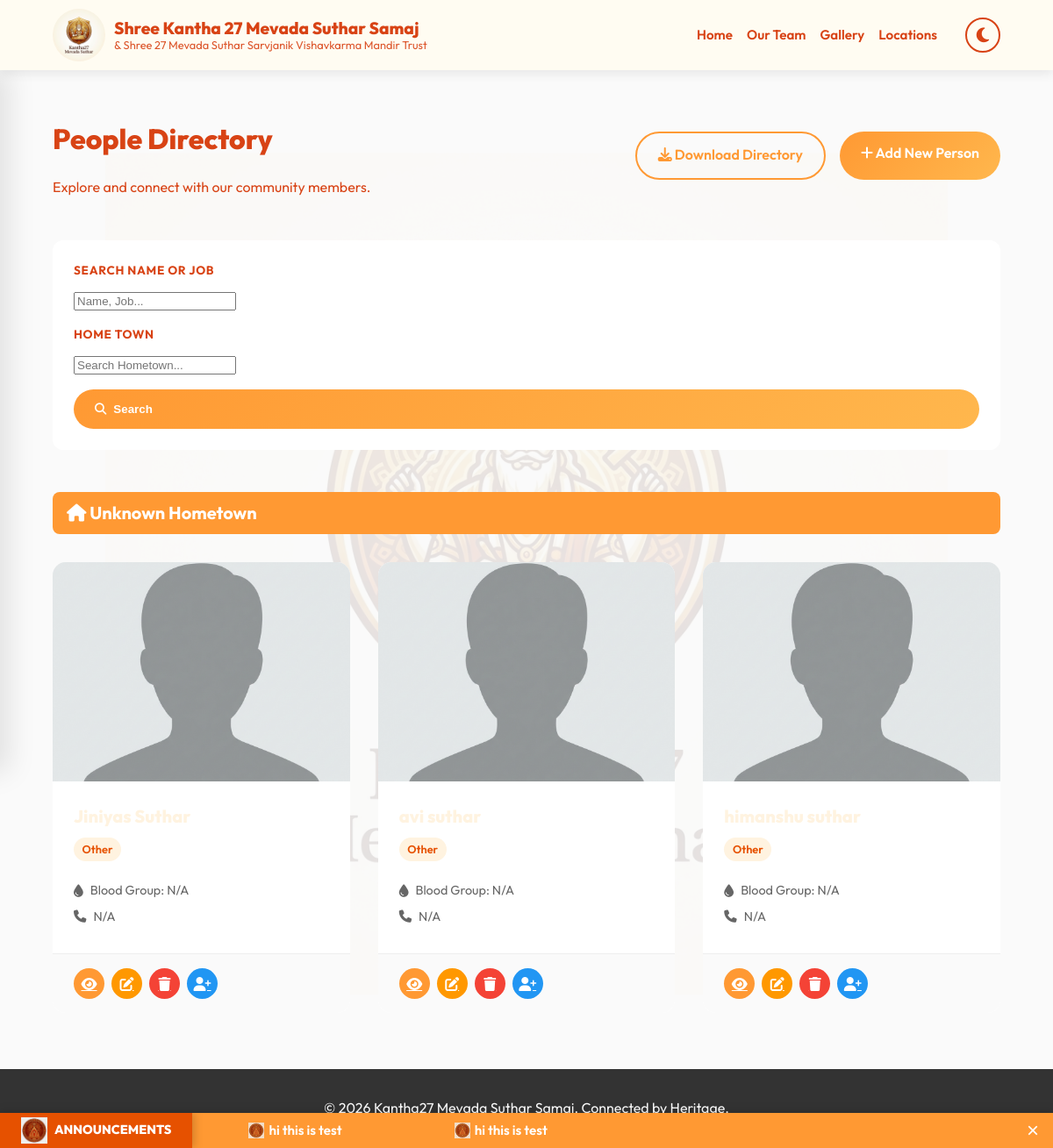
Page /people/ (signed in) on the committed database.
### people/models.py (models this page shows, shortened)
class Person(models.Model):
    RELATION_CHOICES = [
        ('HEAD', 'Head of Family'),
        ('SPOUSE', 'Spouse'),
        ('SON', 'Son'),
        ('DAUGHTER', 'Daughter'),
        ('GRANDSON', 'Grandson'),
        ('GRANDDAUGHTER', 'Granddaughter'),
        ('OTHER', 'Other'),
    ]
    MARITAL_STATUS_CHOICES = [
        ('MARRIED', 'Married'),
        ('UNMARRIED', 'Unmarried'),
    ]
    BLOOD_GROUP_CHOICES = [
        ('A+', 'A+'), ('A-', 'A-'),
        ('B+', 'B+'), ('B-', 'B-'),
        ('AB+', 'AB+'), ('AB-', 'AB-'),
        ('O+', 'O+'), ('O-', 'O-'),
    ]
    EDUCATION_CHOICES = [
        ('SSC', 'SSC'),
        ('HSC', 'HSC'),
        ('DIPLOMA', 'Diploma'),
        ('GRADUATE', 'Graduate'),
        ('POST_GRADUATE', 'Post Graduate'),
        ('DOCTORATE', 'Doctorate'),
        ('CA', 'CA'),
        ('CS', 'CS'),
        ('LLB', 'LLB'),
        ('MBBS', 'MBBS'),
        ('OTHER', 'Other'),
    ]
    photo = models.ImageField(upload_to='people_photos/', blank=True, null=True)
    full_name = models.CharField(max_length=200, verbose_name="Full Name")
    relation_with_head = models.CharField(max_length=20, choices=RELATION_CHOICES, default='OTHER')
    is_head = models.BooleanField(default=False, verbose_name="Is Head of Family")
    marital_status = models.CharField(max_length=10, choices=MARITAL_STATUS_CHOICES, default='UNMARRIED')
    birth_date = models.DateField(null=True, blank=True)
    education = models.CharField(max_length=50, choices=EDUCATION_CHOICES, blank=True)
    education_other = models.CharField(max_length=200, blank=True, null=True, verbose_name="Other Education")
    maternal_home = models.CharField(max_length=200, blank=True, null=True, verbose_name="Maternal Home")
    blood_group = models.CharField(max_length=5, choices=BLOOD_GROUP_CHOICES, blank=True)
    address = models.TextField(blank=True)
    job = models.CharField(max_length=200, blank=True, verbose_name="Job/Profession")
    mobile_number = models.CharField(max_length=15, blank=True)
    family = models.ForeignKey(Family, on_delete=models.CASCADE, related_name='members', null=True, blank=True)
    parent_person = models.ForeignKey('self', on_delete=models.SET_NULL, null=True, blank=True, related_name='children_people')
    created_at = models.DateTimeField(auto_now_add=True)
    updated_at = models.DateTimeField(auto_now=True)
    class Meta:
        verbose_name_plural = "People Directory"
        ordering = ['family__hometown', 'full_name']

### news/models.py (models this page shows, shortened)
class NewsAnnouncement(models.Model):
    message = models.TextField(help_text="The announcement text to display in the scroller.")
    is_active = models.BooleanField(default=True, help_text="Toggle visibility of this announcement.")
    scroll_speed = models.IntegerField(default=20, help_text="Speed in seconds (e.g., 20 = Slow, 10 = Fast).")
    created_at = models.DateTimeField(auto_now_add=True)
    updated_at = models.DateTimeField(auto_now=True)

### people/views.py (the view)
# urls.py: path('', views.directory, name='people_directory'),
@login_required
def directory(request):
    if not request.user.can_view_directory and not is_admin_or_subadmin(request.user):
        messages.warning(request, "You do not have permission to view the People Directory. Please contact the administrator.")
        return redirect('home')
    query = request.GET.get('q', '')
    hometown = request.GET.get('hometown', '')
    people = Person.objects.select_related('family').all()
    if query:
        people = people.filter(Q(full_name__icontains=query) | Q(job__icontains=query))
    if hometown:
        people = people.filter(family__hometown__icontains=hometown)
    people = people.order_by('family__hometown', 'full_name')
    committee_full = CommitteeMember.is_committee_full()
    available_slots = CommitteeMember.get_available_slots()
    return render(request, 'people/directory_list.html', {
        'people': people,
        'is_admin': is_admin_or_subadmin(request.user),
        'query': query,
        'hometown': hometown,
        'committee_full': committee_full,
        'available_slots': available_slots
    })

### management/models.py (called while the page is built)
    @classmethod
    def get_total_members(cls):
        return cls.objects.count()

    @classmethod
    def is_committee_full(cls):
        return cls.get_total_members() >= 47

    @classmethod
    def get_available_slots(cls):
        return 47 - cls.get_total_members()

### news/templatetags/news_tags.py (called while the page is built)
@register.inclusion_tag('news/ticker.html')
def news_ticker():
    announcements = NewsAnnouncement.objects.filter(is_active=True).order_by('-created_at')
    speed = 20
    if announcements.exists():
        speed = announcements.first().scroll_speed
    return {
        'announcements': announcements,
        'speed': speed
    }

### people/views.py (called while the page is built)
def is_admin_or_subadmin(user):
    return user.is_authenticated and (user.role in ['ADMIN', 'SUB_ADMIN'] or user.is_superuser)

### templates/people/directory_list.html (shortened to what this page needs)
{% extends 'base/base.html' %}
{% load static %}
{% block content %}
<div class="directory-header">
    <div>
        <h1 class="text-secondary" style="font-weight: 800; margin-bottom: 0.25rem;">People Directory</h1>
        <p class="text-muted">Explore and connect with our community members.</p>
    </div>
    <div style="display: flex; gap: 1rem;">
        {% if is_admin %}
        <a href="{% url 'download_directory' %}" class="btn-secondary">
            <i class="fas fa-download"></i> Download Directory
        </a>
        <a href="{% url 'add_person' %}" class="btn-primary">
            <i class="fas fa-plus"></i> Add New Person
        </a>
        {% endif %}
    </div>
</div>
<div class="search-section">
    <form class="search-form" method="GET">
        <div class="form-group">
            <label>Search Name or Job</label>
            <input type="text" name="q" class="form-input" placeholder="Name, Job..." value="{{ query }}">
        </div>
        <div class="form-group">
            <label>Home Town</label>
            <input type="text" name="hometown" class="form-input" placeholder="Search Hometown..."
                value="{{ hometown }}">
        </div>
        <button type="submit" class="btn-primary"
            style="height: 45px; display: flex; align-items: center; gap: 0.5rem;">
            <i class="fas fa-search"></i> Search
        </button>
    </form>
</div>
<div class="directory-list">
    <div class="directory-grid">
        {% regroup people by family.hometown as hometown_list %}
        {% for hometown in hometown_list %}
        <div class="hometown-group">
            <i class="fas fa-home"></i> {{ hometown.grouper|default:"Unknown Hometown" }}
        </div>
        {% for person in hometown.list %}
        <div class="person-card">
            {% if person.photo %}
            <img src="{{ person.photo.url }}" alt="{{ person.full_name }}" class="person-photo">
            {% else %}
            <img src="{% static 'img/default_profile.png' %}" alt="Default Profile" class="person-photo">
            {% endif %}
            <div class="person-info">
                <div class="person-name">{{ person.full_name }}</div>
                <span class="person-tag">{{ person.get_relation_with_head_display }}</span>
                <div class="person-details">
                    <p><i class="fas fa-tint"></i> Blood Group: {{ person.blood_group|default:"N/A" }}</p>
                    <p><i class="fas fa-phone"></i> {{ person.mobile_number|default:"N/A" }}</p>
                </div>
            </div>
            <div class="action-btns">
                <a href="{% url 'person_detail' person.pk %}" class="btn-icon btn-view" title="View Profile">
                    <i class="fas fa-eye"></i>
                </a>
                {% if is_admin %}
                <a href="{% url 'edit_person' person.pk %}" class="btn-icon btn-edit" title="Edit">
                    <i class="fas fa-edit"></i>
                </a>
                <a href="{% url 'delete_person' person.pk %}" class="btn-icon btn-delete" title="Delete">
                    <i class="fas fa-trash"></i>
                </a>
                {% if person.committee_memberships.exists %}
                <button class="btn-icon" style="background-color: #4CAF50; cursor: default;"
                    title="Already in Committee">
                    <i class="fas fa-check-circle"></i>
                </button>
                {% else %}
                {% if committee_full %}
                <span class="d-inline-block" tabindex="0" data-toggle="tooltip" title="Committee is full (47 members)">
                    <button class="btn-icon" style="background-color: #ccc; cursor: not-allowed;" disabled>
                        <i class="fas fa-user-plus"></i>
                    </button>
                </span>
                {% else %}
                <a href="{% url 'add_to_committee' person.pk %}" class="btn-icon" style="background-color: #2196F3;"
                    title="Add to Our Team">
                    <i class="fas fa-user-plus"></i>
                </a>
                {% endif %}
                {% endif %}
                {% endif %}
            </div>
        </div>
        {% endfor %}
        {% empty %}
        <div style="grid-column: 1 / -1; text-align: center; padding: 4rem; background: #fff; border-radius: 12px;">
            <i class="fas fa-users-slash" style="font-size: 4rem; color: #ddd; margin-bottom: 1rem;"></i>
            <h3>No people found</h3>
            <p>Try adjusting your search filters.</p>
        </div>
        {% endfor %}
    </div>
</div>
{% endblock %}

### templates/news/ticker.html
{% load static %}
{% if announcements %}
<div class="news-ticker-container">
    <div class="ticker-label">
        <img src="{% static 'img/ticker_logo.png' %}" alt="News" style="height: 30px; margin-right: 8px;">
        Announcements
    </div>
    <div class="ticker-wrap">
        <div class="ticker-move" style="animation-duration: {{ speed }}s;">
            <div class="ticker-group">
                {% for item in announcements %}
                <div class="ticker-item">
                    <img src="{% static 'img/ticker_logo.png' %}" alt="Icon"
                        style="height: 18px; vertical-align: middle; margin-right: 5px; opacity: 0.8;">
                    {{ item.message }}
                </div>
                {% endfor %}
            </div>
            <div class="ticker-group">
                {% for item in announcements %}
                <div class="ticker-item">
                    <img src="{% static 'img/ticker_logo.png' %}" alt="Icon"
                        style="height: 18px; vertical-align: middle; margin-right: 5px; opacity: 0.8;">
                    {{ item.message }}
                </div>
                {% endfor %}
            </div>
        </div>
    </div>
    <button class="ticker-close"
        onclick="document.querySelector('.news-ticker-container').style.display='none';">&times;</button>
</div>
{% endif %}

### static/css/orange_theme.css (style rules this page uses)
:root { --primary-color: #FF9933; --primary-text-dark: #D84315; --secondary-color: #FFF3E0; --accent-color: #E65100; --text-color: #D84315; --text-muted: #BF360C; --text-white: #ffffff; --bg-color: #FEF9E7; --bg-color: #FAFAFA; --glass-bg: rgba(255, 252, 242, 0.95); --shadow-sm: 0 4px 12px rgba(0, 0, 0, 0.08); --shadow-lg: 0 12px 32px rgba(255, 153, 51, 0.15); --gradient-primary: linear-gradient(135deg, #FF9933 0%, #FFB74D 100%); --navbar-height: 80px; --input-bg: #FFFFFF; --input-border: #EEEEEE; }
body { font-family: 'Outfit', sans-serif; background-color: var(--bg-color); color: var(--text-color); margin: 0; padding: 0; background-color: var(--bg-color); color: var(--text-color); margin: 0; padding: 0; line-height: 1.6; position: relative; min-height: 100vh; transition: background-color 0.4s ease, color 0.4s ease; }
h1, h2, h3, h4, h5, h6 { color: var(--primary-text-dark) !important; }
body::before { content: ""; position: fixed; top: 50%; left: 50%; transform: translate(-50%, -50%); width: 80%; height: 80%; background-image: url('../img/logo.png'); background-repeat: no-repeat; background-position: center; background-size: contain; opacity: 0.1; z-index: -1; pointer-events: none; }
.btn-primary { background: var(--primary-color); background-image: var(--gradient-primary); color: white; padding: 0.8rem 1.5rem; border-radius: 50px; text-decoration: none; border: none; font-weight: 600; transition: all 0.3s; display: inline-block; cursor: pointer; }
.btn-secondary { background: transparent; color: var(--primary-color); border: 2px solid var(--primary-color); padding: 0.8rem 1.5rem; border-radius: 50px; text-decoration: none; font-weight: 600; transition: all 0.3s; display: inline-block; cursor: pointer; }
.form-label, .info-label, .form-group label { display: block; margin-bottom: 0.6rem; color: var(--primary-text-dark) !important; font-weight: 700; font-size: 0.85rem; letter-spacing: 0.05em; text-transform: uppercase; }
.fas, .fab, .far { transition: transform 0.2s cubic-bezier(0.175, 0.885, 0.32, 1.275); display: inline-block; }
.btn-primary i, .btn-secondary i { pointer-events: none; }
.news-ticker-container { position: fixed; bottom: 0; left: 0; width: 100%; background: var(--primary-color); color: white; height: 40px; display: flex; align-items: center; box-shadow: 0 -2px 10px rgba(0, 0, 0, 0.15); overflow: hidden; z-index: 9999; }
.ticker-label { background: var(--accent-color); padding: 0 1.5rem; height: 100%; display: flex; align-items: center; font-weight: 800; text-transform: uppercase; font-size: 0.9rem; z-index: 2; box-shadow: 2px 0 10px rgba(0, 0, 0, 0.2); }
.ticker-wrap { flex: 1; overflow: hidden; height: 100%; position: relative; display: flex; align-items: center; }
.ticker-move { display: flex; white-space: nowrap; animation-timing-function: linear; animation-name: ticker-left-to-right; animation-iteration-count: infinite; width: max-content; }
.ticker-group { display: flex; flex-shrink: 0; }
.ticker-item { display: flex; align-items: center; padding: 0 4rem; font-size: 0.95rem; font-weight: 600; }
.ticker-close { background: transparent; border: none; color: white; font-size: 1.5rem; padding: 0 1rem; cursor: pointer; line-height: 1; height: 100%; z-index: 3; }

### rows in the picture
Person: relation_with_head "Other", blood_group "N/A", mobile_number "N/A"
Person: relation_with_head "Other", blood_group "N/A", mobile_number "N/A"
Person: relation_with_head "Other", blood_group "N/A", mobile_number "N/A"
NewsAnnouncement: message "hi this is test"

### other values in the picture
{{ hometown.grouper|default:"Unknown Hometown" }} "Unknown Hometown"
